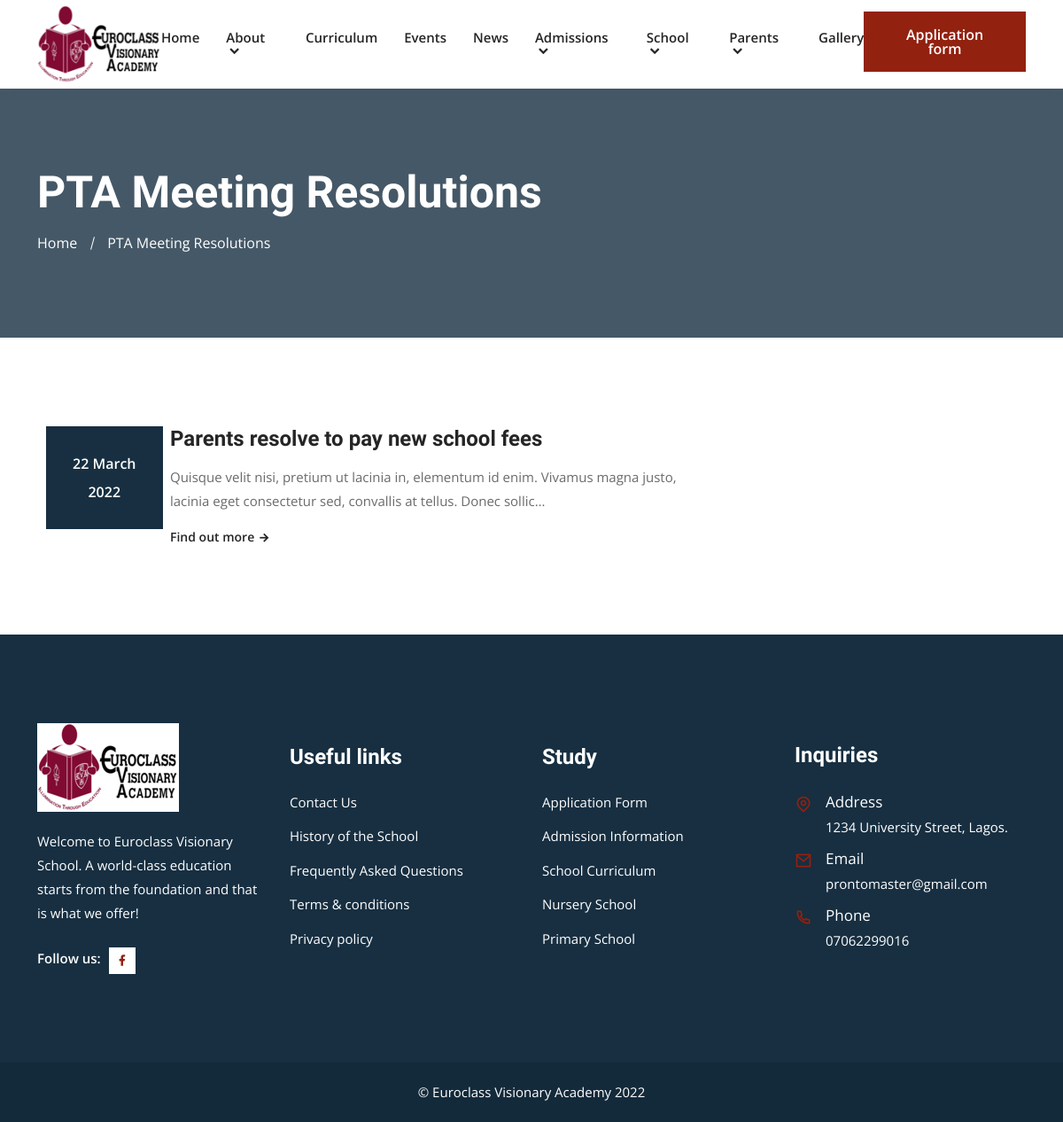
The app's page /resolutions/, older data.
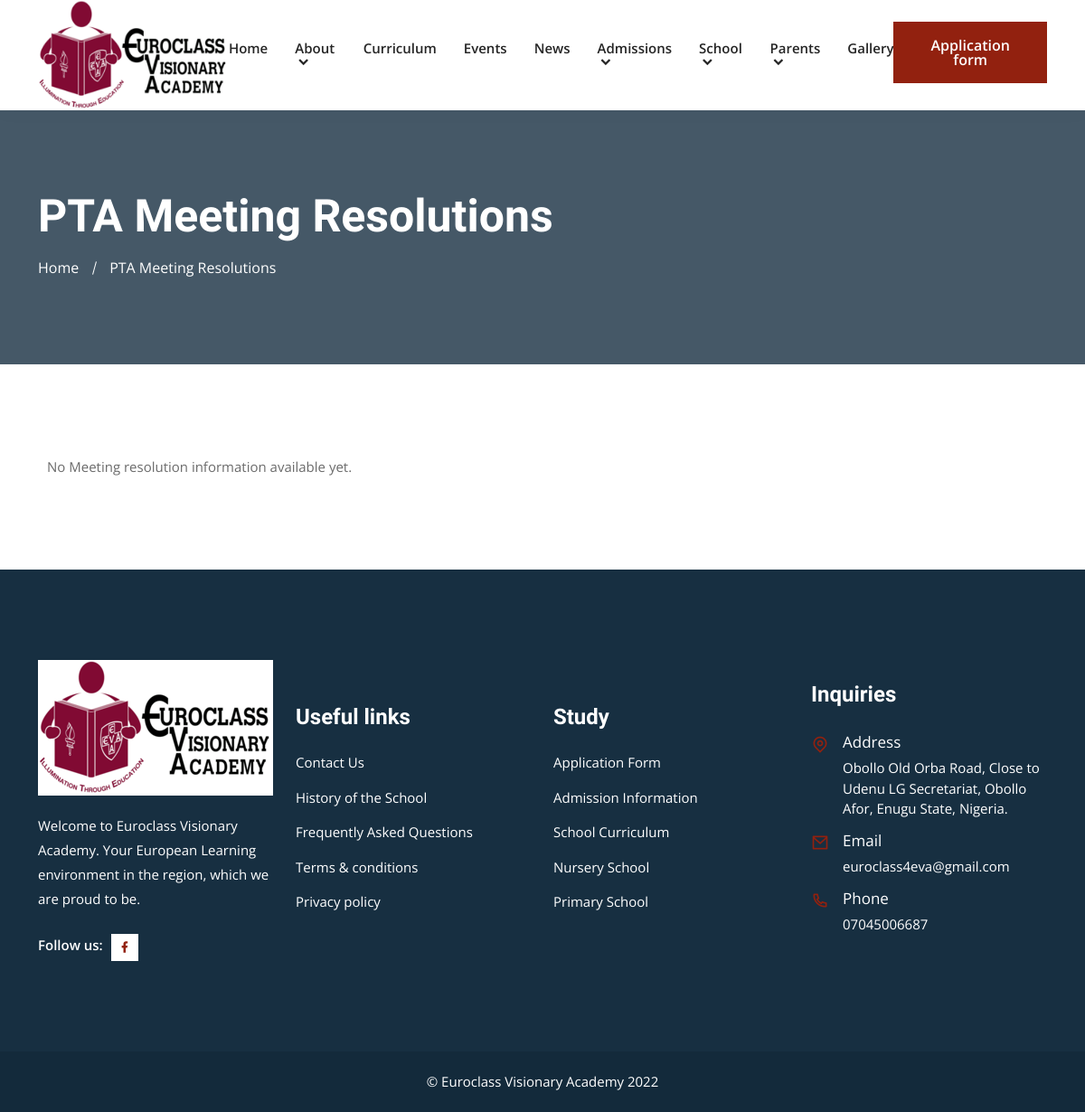
The same page, newer data.
### core/models.py (models this page shows, shortened)
class SchoolContactInfo(models.Model):
    short_information = models.CharField(max_length=150)
    address = models.CharField(max_length=200)
    email = models.EmailField()
    phone_number = models.CharField(max_length=15)
    logo = models.ImageField(upload_to='logo')
    facebook_url = models.URLField(blank=True)
    instagram_url = models.URLField(blank=True)
    twitter_url = models.URLField(blank=True)
    linkedin_url = models.URLField(blank=True)
    class Meta:
        verbose_name = 'School Contact Information'
        verbose_name_plural = 'School Contact Information'

class PTAMeetingResolution(models.Model):
    title = models.CharField(max_length=200)
    slug = models.CharField(max_length=100)
    body = RichTextField()
    created = models.DateTimeField(auto_now_add=True)
    updated = models.DateTimeField(auto_now=True)
    class Meta:
        verbose_name = 'PTA Meeting Resolution'
        verbose_name_plural = 'PTA Meeting Resolutions'

### core/views.py (the view)
# urls.py: path('resolutions/', views.resolutions, name='resolutions'),
def resolutions(request):
    resolutions = PTAMeetingResolution.objects.all()
    return render(
        request, 'resolutions.html', {'resolutions': resolutions})

### core/context_processors.py (called while the page is built)
def euroclass(request):
    return {
        'about': About.objects.first(),
        'latest_news': News.objects.all()[:3],
        'info': SchoolContactInfo.objects.first(),
    }

### templates/resolutions.html (shortened to what this page needs)
{% extends "base.html" %}
{% block content %}
<div class="page-title-area bg-20">
    <div class="container">
        <div class="page-title-content">
            <h2>PTA Meeting Resolutions</h2>
            <ul>
                <li><a href="{% url 'home' %}">Home</a></li>
                <li class="active">PTA Meeting Resolutions</li>
            </ul>
        </div>
    </div>
</div>
<section class="events-area events-area-style-two ptb-100">
    <div class="container">
        <div class="row">
            <div class="col-8">
                <div class="events-content ml-15">
                    {% if resolutions %}
                    <ul class="events-list">
                        {% for obj in resolutions %}
                        <li>
                            <div class="events-date">
                                <span class="mb-2">{{ obj.created|date:"j F" }}</span>
                                <span>{{ obj.created|date:"Y" }}</span>
                            </div>
                            <h3>
                                <a href="{% url 'resolution' obj.slug %}">{{ obj.title }}</a>
                            </h3>
                            <p>{{ obj.body|safe|truncatechars:150 }}</p>
                            <a href="{% url 'resolution' obj.slug %}" class="read-more">
                                Find out more
                                <i class="ri-arrow-right-line"></i>
                            </a>
                        </li>
                        {% endfor %}
                    </ul>
                    {% else %}
                        <p>No Meeting resolution information available yet.</p>
                    {% endif %}
                </div>
            </div>
        </div>
    </div>
</section>
{% endblock %}

### templates/base.html (shortened to what the changed rows need)
<!doctype html>
<html lang="en">
{% load static %}
<head>
    <link rel="stylesheet" href="{% static 'css/bootstrap.min.css' %}">
    <link rel="stylesheet" href="{% static 'css/owl.theme.default.min.css' %}">
    <link rel="stylesheet" href="{% static 'css/owl.carousel.min.css' %}">
    <link href="https://cdn.jsdelivr.net/npm/remixicon@2.2.0/fonts/remixicon.css" rel="stylesheet">
    <link rel="stylesheet" href="{% static 'css/meanmenu.min.css' %}">
    <link rel="stylesheet" href="{% static 'css/animate.min.css' %}">
    <link rel="stylesheet" href="{% static 'css/odometer.min.css' %}">
    <link rel="stylesheet" href="{% static 'css/magnific-popup.min.css' %}">
    <link rel="stylesheet" href="{% static 'css/date-picker.min.css' %}">
    <link rel="stylesheet" href="{% static 'css/app.css' %}?v=1.1">
    <link rel="stylesheet" href="{% static 'css/style.css' %}">
    <link rel="stylesheet" href="{% static 'css/responsive.css' %}">
</head>
<body>
    {% include '_navbar.html' %}
    {% block content %}{% endblock %}
    <footer class="footer-area black-bg-color">
        <div class="container">
            <div class="row align-items-center justify-content-center">
                <div class="col-lg-3 col-sm-6">
                    <div class="single-footer-widget bg-f9f5f1">
                        <a href="index.html" class="logo">
                                <img src="{% if info.logo %}{{ info.logo.url }}{% else %}https://via.placeholder.com/157x48{% endif %}" alt="Image">
                            </a>
                        <p>{{ info.short_information }}</p>
                        <ul class="social-icon">
                            <li>
                            </li>
                            <li>
                            </li>
                        </ul>
                    </div>
                </div>
                <div class="col-lg-3 col-sm-6">
                    <div class="single-footer-widget">
                        <ul class="address">
                            <li class="location">
                                <i class="ri-map-pin-line"></i>
                                <span>Address</span> {{ info.address }}
                            </li>
                            <li>
                                <i class="ri-mail-line"></i>
                                <span>Email</span>
                                <a href="mailto:{{ info.email }}">{{ info.email }}</a>
                            </li>
                            <li>
                                <i class="ri-phone-line"></i>
                                <span>Phone</span>
                                <a href="tel:{{ info.phone_number }}">{{ info.phone_number }}</a>
                            </li>
                        </ul>
                    </div>
                </div>
            </div>
        </div>
    </footer>
</body>
</html>

### templates/_navbar.html (shortened to what this page needs)
<header class="header-area">
    <div class="navbar-area">
        <div class="desktop-nav">
            <div class="container">
                <nav class="navbar navbar-expand-md navbar-light">
                    <a class="navbar-brand" href="{% url 'home' %}">
                            <img src="{% if info.logo %}{{ info.logo.url }}{% else %}https://via.placeholder.com/157x48{% endif %}" alt="logo">
                        </a>
                    <div class="collapse navbar-collapse mean-menu" id="navbarSupportedContent">
                        <ul class="navbar-nav m-auto">
                            <li class="nav-item">
                                <a href="{% url 'home' %}" class="nav-link">Home</a>
                            </li>
                            <li class="nav-item">
                                <a href="#" class="nav-link">
                                    About <i class="ri-arrow-down-s-line"></i>
                                </a>
                            </li>
                            <li class="nav-item">
                                <a href="{% url 'curriculum' %}" class="nav-link">Curriculum</a>
                            </li>
                            <li class="nav-item">
                                <a href="{% url 'events' %}" class="nav-link">Events</a>
                            </li>
                            <li class="nav-item">
                                <a href="{% url 'news' %}" class="nav-link">News</a>
                            </li>
                            <li class="nav-item">
                                <a href="#" class="nav-link">
                                    Admissions <i class="ri-arrow-down-s-line"></i>
                                </a>
                            </li>
                            <li class="nav-item">
                                <a href="#" class="nav-link">
                                    School <i class="ri-arrow-down-s-line"></i>
                                </a>
                            </li>
                            <li class="nav-item">
                                <a href="#" class="nav-link">
                                    Parents <i class="ri-arrow-down-s-line"></i>
                                </a>
                            </li>
                            <li class="nav-item">
                                <a href="{% url 'gallery' %}" class="nav-link">Gallery</a>
                            </li>
                        </ul>
                        <div class="others-options">
                            <ul>
                                <li>
                                    <a href="{% url 'application' %}" class="default-btn">Application form</a>
                                </li>
                            </ul>
                        </div>
                    </div>
                </nav>
            </div>
        </div>
    </div>
</header>

Row changes from the older to the newer data that the page shows:
removed PTAMeetingResolution: created "22 March", created "2022", title "Parents resolve to pay new school fees", body "Quisque velit nisi, pretium ut lacinia in, elementum id enim. Vivamus magna justo, lacinia eget consectetur sed, convallis at tellus. Donec sollic…"
changed SchoolContactInfo: logo: a different picture; short_information "Welcome to Euroclass Visionary School. A world-class education starts from the foundation and that is what we offer!" → "Welcome to Euroclass Visionary Academy. Your European Learning environment in the region, which we are proud to be."; address "1234 University Street, Lagos." → "Obollo Old Orba Road, Close to Udenu LG Secretariat, Obollo Afor, Enugu State, Nigeria."; email "prontomaster@gmail.com" → "euroclass4eva@gmail.com"; phone_number "07062299016" → "07045006687"
Text that changed along with them:
text now shown: "No Meeting resolution information available yet."
